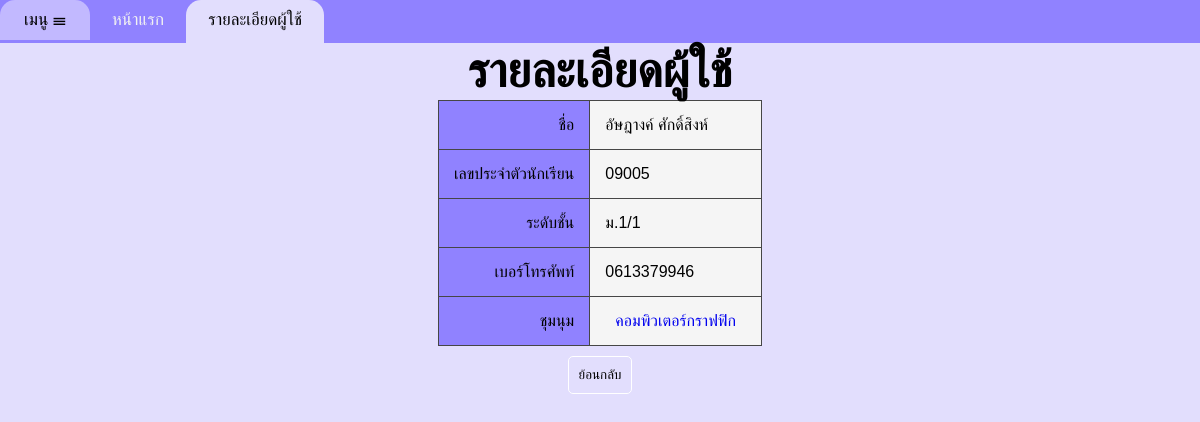
The app's page /wsk/userinfo.php (signed in) with its own data.
### tables this page shows
CREATE TABLE `student` (
  `stuid` varchar(5) NOT NULL,
  `stnametltle` varchar(10) NOT NULL,
  `stname` varchar(100) NOT NULL,
  `stgrade` varchar(10) NOT NULL,
  `sttel` varchar(10) NOT NULL,
  `stpassword` varchar(100) NOT NULL,
  `stuserlevel` varchar(10) NOT NULL,
  `stcreatetime` timestamp NOT NULL DEFAULT CURRENT_TIMESTAMP ON UPDATE CURRENT_TIMESTAMP
);

CREATE TABLE `grouptable` (
  `gid` varchar(5) NOT NULL,
  `gname` varchar(100) NOT NULL,
  `gtotal` int(11) NOT NULL,
  `gamount` int(11) NOT NULL,
  `gplace` varchar(100) NOT NULL
);

### wsk/userinfo.php (the view, shortened to what this page needs)
<?php
include('./server/server.php');
$id = $_SESSION['uid'];
$sql = "SELECT * FROM student WHERE stuid = '$id'";
$query = mysqli_query($conn, $sql);
$row = mysqli_fetch_assoc($query);
$checksql = "SELECT * FROM selectevent WHERE stuid = '$id'";
$ck_query = mysqli_query($conn, $checksql);
$rw = mysqli_fetch_assoc($ck_query);
$gid = $rw['gid'];
$gsql = "SELECT * FROM grouptable WHERE gid = '$gid'";
$g_query = mysqli_query($conn, $gsql);
$r = mysqli_fetch_assoc($g_query);
?>
<!DOCTYPE html>
<html lang="en">
<head>
    <link rel="stylesheet" href="./css/detail.css">
</head>
<body>
    <nav class="nav">
        <div class="nav2">
            <div class="opennav">
                <a style="cursor:pointer" onclick="openNav()">เมนู &#9776;</a>
            </div>
            <div class="nav2" id="nav_2">
                <a href="index.php">หน้าแรก</a>
                <a href="#" class="active">รายละเอียดผู้ใช้</a>
            </div>
        </div>
    </nav>
    <div class="header">
        <h1>รายละเอียดผู้ใช้</h1>
    </div>
    <div class="content">
        <div class="content">
            <center>
                <table>
                    <tr>
                        <td class="lefttop" style="text-align: end;">ชื่อ</td>
                        <td class="data"><?php echo $row['stnametltle'] ?> <?php echo $row['stname'] ?></td>
                    </tr>
                    <tr>
                        <td background="#9082ff" style="text-align: end;">เลขประจำตัวนักเรียน</td>
                        <td class="data">
                            <p><?php echo $row['stuid'] ?></p>
                        </td>
                    </tr>
                    <tr>
                        <td background="#9082ff" style="text-align: end;">ระดับชั้น</td>
                        <td class="data">
                            <p>ม.<?php echo $row['stgrade'] ?></p>
                        </td>
                    </tr>
                    <tr>
                        <td background="#9082ff" style="text-align: end;">เบอร์โทรศัพท์</td>
                        <td class="data">
                            <p><?php echo $row['sttel'] ?>
                        </td>
                    </tr>
                    <tr>
                        <td background="#9082ff" style="text-align: end;">ชุมนุม</td>
                        <td class="data">
                                <a href="detail.php?id=<?php echo $r['gid'] ?> "><?php echo $r['gname'] ?></a>
                        </td>
                    </tr>
                </table>
                <a href="index.php">
                    <button class="btn">ย้อนกลับ</button>
                </a>
            </center>
        </div>
</body>
</html>

### wsk/css/detail.css (style rules this page uses)
* { margin: 0; padding: 0; }
* { margin: 0; padding: 0; font-family: 'Kanit', sans-serif; }
body { background: #e2defd; }
.header { font-size: 1.2rem; color: #000000; text-align: center; }
.nav { background: #9082ff; }
.nav2 { text-align: end; overflow: hidden; transition: 0.5s; }
.nav2 a { padding-left: 2%; padding-right: 2%; float: left; color: #f2f2f2; text-decoration: none; font-size: 17px; transition: 0.5s; }
.nav2 a.active { border-radius: 15px 15px 0 0; color: #000; background: #e2defd; border-bottom: 3px solid#e2defd; }
a { text-align: end; padding: 10px; text-decoration: none; }
h1 { text-align: center; font-size: 3rem; transition: 0.5s; }
table { border-collapse: collapse; transition: 0.5s; }
td { border: 1px solid #464646; padding: 15px; }
td { background: #9082ff; }
.data { background: #f5f5f5; }
.btn { margin-top: 10px; background: none; padding: 10px; cursor: pointer; border: none; outline: none; transition: 0.5s; border-radius: 5px; border: 1px solid #ffffff; }
th, td { transition: 0.5s; }

### records on screen
student: stname "อัษฎางค์ ศักดิ์สิงห์", stuid "09005", stgrade "1/1", sttel "0613379946"
grouptable: gname "คอมพิวเตอร์กราฟฟิก"
